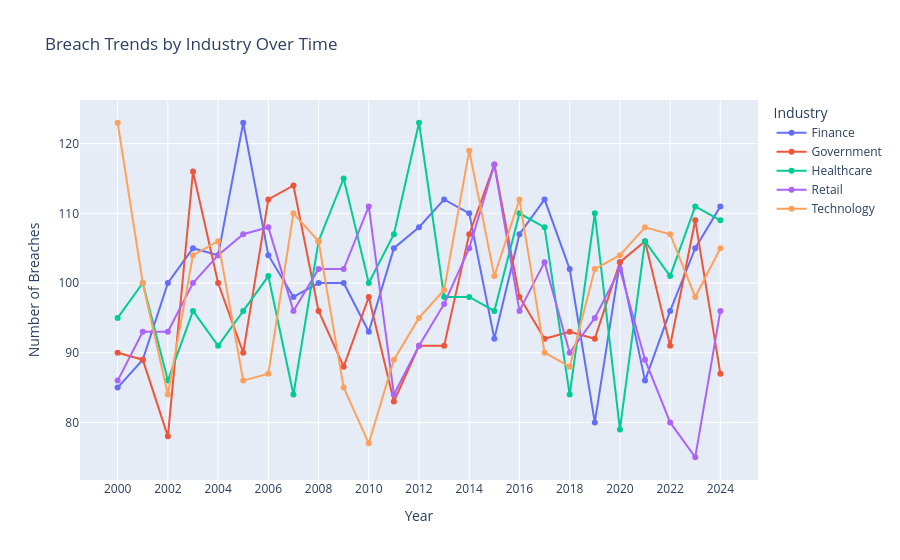

Notebook source saved alongside this figure:
### Code cell
# Industry breach trends over time
industry_yearly = df.groupby(['Year', 'Industry']).size().reset_index(name='Count')

fig = px.line(industry_yearly, x='Year', y='Count', color='Industry', markers=True,
              title='Breach Trends by Industry Over Time',
              labels={'Count': 'Number of Breaches'})
fig.update_layout(xaxis=dict(dtick=2))
fig.show()

### Figure 1 — Plotly figure (JSON) as saved in the notebook; plotly's stock layout.template omitted (floating-point values rounded to 4 significant figures)
{"data": [{"hovertemplate": "Industry=Finance<br>Year=%{x}<br>Number of Breaches=%{y}<extra></extra>", "legendgroup": "Finance", "line": {"color": "#636efa", "dash": "solid"}, "marker": {"symbol": "circle"}, "mode": "lines+markers", "name": "Finance", "orientation": "v", "showlegend": true, "type": "scatter", "x": [2000, 2001, 2002, 2003, 2004, 2005, 2006, 2007, 2008, 2009, 2010, 2011, 2012, 2013, 2014, 2015, 2016, 2017, 2018, 2019, 2020, 2021, 2022, 2023, 2024], "xaxis": "x", "y": [85, 89, 100, 105, 104, 123, 104, 98, 100, 100, 93, 105, 108, 112, 110, 92, 107, 112, 102, 80, 103, 86, 96, 105, 111], "yaxis": "y"}, {"hovertemplate": "Industry=Government<br>Year=%{x}<br>Number of Breaches=%{y}<extra></extra>", "legendgroup": "Government", "line": {"color": "#EF553B", "dash": "solid"}, "marker": {"symbol": "circle"}, "mode": "lines+markers", "name": "Government", "orientation": "v", "showlegend": true, "type": "scatter", "x": [2000, 2001, 2002, 2003, 2004, 2005, 2006, 2007, 2008, 2009, 2010, 2011, 2012, 2013, 2014, 2015, 2016, 2017, 2018, 2019, 2020, 2021, 2022, 2023, 2024], "xaxis": "x", "y": [90, 89, 78, 116, 100, 90, 112, 114, 96, 88, 98, 83, 91, 91, 107, 117, 98, 92, 93, 92, 103, 106, 91, 109, 87], "yaxis": "y"}, {"hovertemplate": "Industry=Healthcare<br>Year=%{x}<br>Number of Breaches=%{y}<extra></extra>", "legendgroup": "Healthcare", "line": {"color": "#00cc96", "dash": "solid"}, "marker": {"symbol": "circle"}, "mode": "lines+markers", "name": "Healthcare", "orientation": "v", "showlegend": true, "type": "scatter", "x": [2000, 2001, 2002, 2003, 2004, 2005, 2006, 2007, 2008, 2009, 2010, 2011, 2012, 2013, 2014, 2015, 2016, 2017, 2018, 2019, 2020, 2021, 2022, 2023, 2024], "xaxis": "x", "y": [95, 100, 86, 96, 91, 96, 101, 84, 106, 115, 100, 107, 123, 98, 98, 96, 110, 108, 84, 110, 79, 106, 101, 111, 109], "yaxis": "y"}, {"hovertemplate": "Industry=Retail<br>Year=%{x}<br>Number of Breaches=%{y}<extra></extra>", "legendgroup": "Retail", "line": {"color": "#ab63fa", "dash": "solid"}, "marker": {"symbol": "circle"}, "mode": "lines+markers", "name": "Retail", "orientation": "v", "showlegend": true, "type": "scatter", "x": [2000, 2001, 2002, 2003, 2004, 2005, 2006, 2007, 2008, 2009, 2010, 2011, 2012, 2013, 2014, 2015, 2016, 2017, 2018, 2019, 2020, 2021, 2022, 2023, 2024], "xaxis": "x", "y": [86, 93, 93, 100, 104, 107, 108, 96, 102, 102, 111, 84, 91, 97, 105, 117, 96, 103, 90, 95, 102, 89, 80, 75, 96], "yaxis": "y"}, {"hovertemplate": "Industry=Technology<br>Year=%{x}<br>Number of Breaches=%{y}<extra></extra>", "legendgroup": "Technology", "line": {"color": "#FFA15A", "dash": "solid"}, "marker": {"symbol": "circle"}, "mode": "lines+markers", "name": "Technology", "orientation": "v", "showlegend": true, "type": "scatter", "x": [2000, 2001, 2002, 2003, 2004, 2005, 2006, 2007, 2008, 2009, 2010, 2011, 2012, 2013, 2014, 2015, 2016, 2017, 2018, 2019, 2020, 2021, 2022, 2023, 2024], "xaxis": "x", "y": [123, 100, 84, 104, 106, 86, 87, 110, 106, 85, 77, 89, 95, 99, 119, 101, 112, 90, 88, 102, 104, 108, 107, 98, 105], "yaxis": "y"}], "layout": {"legend": {"title": {"text": "Industry"}, "tracegroupgap": 0}, "title": {"text": "Breach Trends by Industry Over Time"}, "xaxis": {"anchor": "y", "domain": [0, 1], "dtick": 2, "title": {"text": "Year"}}, "yaxis": {"anchor": "x", "domain": [0, 1], "title": {"text": "Number of Breaches"}}}}
